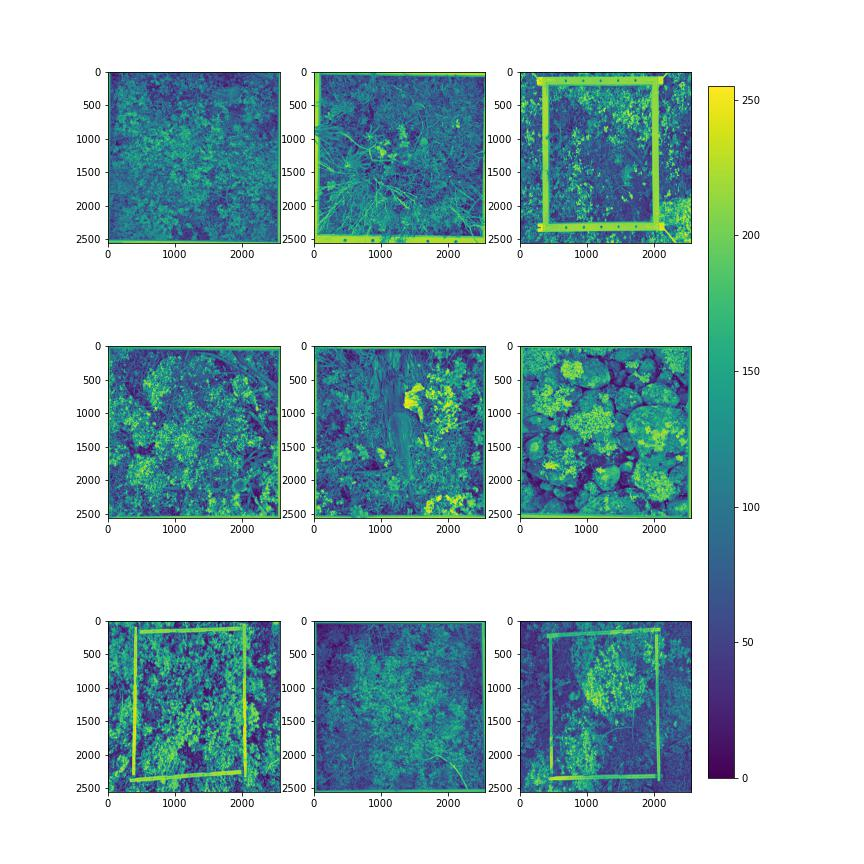
#> input picture Tester_med_ram.jpg, 864 x 864 px; its folder holds only this picture in this run
$ python segmentation2.py ../Tester_med_ram.jpg ../Tester_med_ram2.jpg ../Tester_med_ram2.jpg
#> lines starting #> are read from the running program, lines starting #| are printed output that depends on the picture; after the words box and inside, x2 and y2 are one past the last pixel; in counts of white or black regions, pixels touching at a corner belong together
### color_correction/remove_frame/removeFoldingRule.py

import cv2
import numpy as np
import os
import matplotlib.pyplot as plt


def removeFrameUsingHoughLines(image_path, dilation_kernel = 20):

    '''Function that removes the frame in the image using Hough Lines'''

    # Read image
    img = cv2.imread(image_path)

    # Create grayscale image
    gray = cv2.cvtColor(img,cv2.COLOR_BGR2GRAY)

    # Median filter the gray image
    blur_gray = cv2.medianBlur(gray, 1)

    # Sharpen image
    sharpen_kernel = np.array([[-1,-1,-1], [-1,9,-1], [-1,-1,-1]])
    sharpen = cv2.filter2D(blur_gray, -1, sharpen_kernel)

    # Threshold image
    thresh = cv2.threshold(sharpen, 0, 255, cv2.THRESH_BINARY_INV + cv2.THRESH_OTSU)[1]

    # Create kernel used in the dilation
    kernel = cv2.getStructuringElement(cv2.MORPH_RECT, (dilation_kernel,dilation_kernel))

    # Dilate the thresholded image
    dilate = cv2.dilate(thresh, kernel, iterations=1)

    # Extract edges with Canny
    edges = cv2.Canny(dilate,50,150,apertureSize = 3)

    # Extract lines using HoughLines
    lines = cv2.HoughLinesP(image=edges,rho=1,theta=np.pi/180, threshold=100,lines=np.array([]), minLineLength=10,maxLineGap=500)

    # Check if we actually get some lines
    if lines is not None:

        # Draw lines on black background
        lines_out = np.zeros_like(gray)
        for i in range(np.shape(lines)[0]):
            cv2.line(lines_out, (lines[i][0][0], lines[i][0][1]), (lines[i][0][2], lines[i][0][3]), (255,255,255), 10, cv2.LINE_AA)

        # Using Closing to fill
        kernel = cv2.getStructuringElement(cv2.MORPH_RECT, (100,100))
        closing = cv2.morphologyEx(lines_out, cv2.MORPH_CLOSE, kernel, iterations=1)

        # Find countours
        contours = cv2.findContours(closing, cv2.RETR_TREE, cv2.CHAIN_APPROX_SIMPLE)
        contours = contours[0] if len(contours) == 2 else contours[1]

        # Loop through each area
        area_list = []
        for i,contour in enumerate(contours):
            area = cv2.contourArea(contour)
            area_list.append((i,area))

        # Pick correct area
        if len(area_list) == 1:
            tup = area_list[0]
        else:
            tup = sorted(area_list, key=lambda tup: tup[1], reverse=True)[1]

        # If area to small, return None
        if tup[1] < 300000:
            return None

        # Use boundingRect to find area within frame
        x,y,w,h = cv2.boundingRect(contours[tup[0]])

        # Area within frame
        output = np.zeros((w,h))
        output = img[y:y+h, x:x+w]
        # print(f'Ratio between sides: {np.shape(output)[0]/np.shape(output)[1]}')
        # print(f'Ratio area: {(np.shape(output)[0]*np.shape(output)[1])/(np.shape(img)[0]*np.shape(img)[1])}')

        # If returned image is somewhat sqaure, return results
        if (0.9 <= np.shape(output)[0]/np.shape(output)[1] <= 1.1) and (0.2 < (np.shape(output)[0]*np.shape(output)[1])/(np.shape(img)[0]*np.shape(img)[1]) < 0.65):
            return output, x, y, w, h

        # If output image not somewhat or image cut to much or to little
        else:
            return None

    # If no lines return None
    else:
        return None

def removeFoldingRule(image_path):
    '''Function removing folding rule frame from images'''

    # Try with dilation_kernel=20
    no_frame = removeFrameUsingHoughLines(image_path=image_path, dilation_kernel=20)

    # If it works with 20, return image
    if no_frame is not None:
        return no_frame

    # Try with smaller dilation kernel
    else:
        no_frame = removeFrameUsingHoughLines(image_path=image_path, dilation_kernel=10)

        if no_frame is not None:
            return no_frame
        else:
            print('Frame could not be removed')
            return None

### color_correction/segmentation2.py
import sys
import os
import cv2
import numpy as np

from remove_frame.removeBlueFrame import removeBlueFrame
from remove_frame.removeFoldingRule import removeFoldingRule

def generateMask(image,lims):

    # sensitivity = 80

    image = cv2.cvtColor(image, cv2.COLOR_RGB2HLS_FULL)

    lims = lims.reshape(6,3) # reshape the 18x1 to more understandeble shape
    # Bright
    low = lims[0,:]
    high = lims[1,:]
    mask = cv2.inRange(image, low, high)
    low = lims[2,:]
    high = lims[3,:]
    mask = cv2.bitwise_or(mask, cv2.inRange(image, low, high))
    low = lims[4,:]
    high = lims[5,:]
    mask = cv2.bitwise_or(mask, cv2.inRange(image, low, high))

    return mask

# Segmentation based on Otsu's tresholding on a grayscale version of the input image
def generateOtsuMask(image):
    gray = cv2.cvtColor(image, cv2.COLOR_BGR2GRAY)
    # Gaussian filtering and Otsu thresholding
    #filtersize = np.ceil(np.shape(gray)[1]*0.002)
    #filtersize = int(filtersize)
    #print(filtersize)
    filt = cv2.GaussianBlur(gray,(15,15),cv2.BORDER_DEFAULT)
    ret3,OtsuMask = cv2.threshold(filt,0,255,cv2.THRESH_BINARY+cv2.THRESH_OTSU)
    return OtsuMask


def saveImage(image, path):
    if not cv2.imwrite(path, image):
        raise Exception("Could not write image")


def createFolders(outputFolders=["result"]):
    for folder in outputFolders:
        if not os.path.exists(folder):
            os.mkdir(folder)


def processImage(imagePath,lims):
    image = removeFoldingRule(imagePath)
#> in removeFrameUsingHoughLines, img is the input picture: shape (864, 864, 3); mean B, G, R 204.2, 200.8, 176.9
#> in removeFrameUsingHoughLines, `sharpen = cv2.filter2D(blur_gray, -1, sharpen_kernel)`:
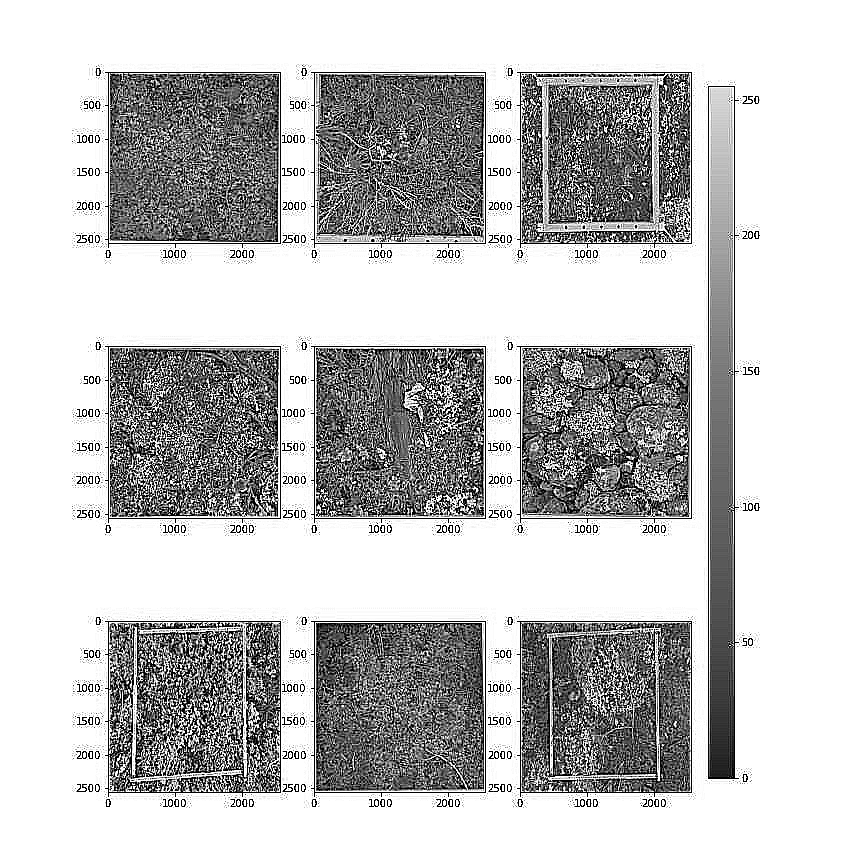
#> sharpen: shape (864, 864); min 0, max 255, mean 194.7
#> in removeFrameUsingHoughLines, `thresh = cv2.threshold(sharpen, 0, 255, cv2.THRESH_BINARY_INV + cv2.TH..`:
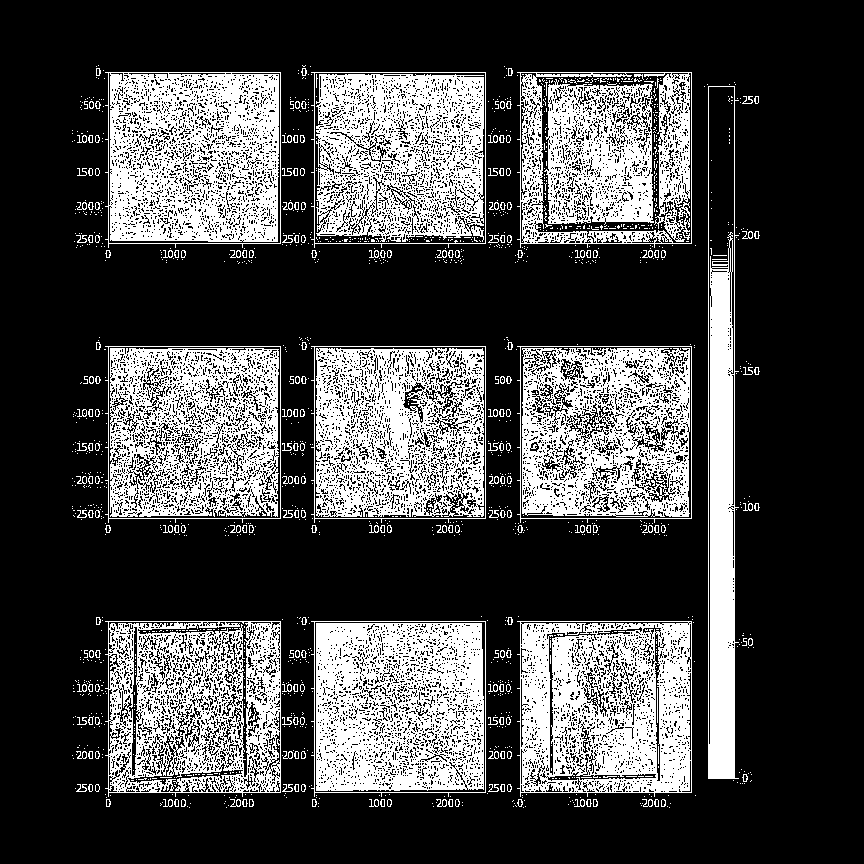
#> thresh: shape (864, 864); 28.8% white; 1566 white regions (1351 under 20 px), largest, box (x1, y1, x2, y2) and area: (105, 72, 281, 248) 23585, (316, 623, 484, 791) 23274, (517, 621, 692, 797) 22792
#> in removeFrameUsingHoughLines, `dilate = cv2.dilate(thresh, kernel, iterations=1)`: dilate: shape (864, 864); 55.8% white; 20 black regions (4 under 20 px), largest, box (x1, y1, x2, y2) and area: (0, 0, 864, 864) 328631, (719, 154, 725, 213) 213, (496, 359, 511, 367) 108
#> in removeFrameUsingHoughLines, `edges = cv2.Canny(dilate,50,150,apertureSize = 3)`: edges: shape (864, 864); 0.99% white in thin lines or dots, all inside (x1, y1, x2, y2) = (62, 55, 770, 818)
#> in removeFrameUsingHoughLines, `lines = cv2.HoughLinesP(image=edges,rho=1,theta=np.pi/180, threshold=1..`: lines = 14 rows, first 6: [86, 336, 744, 336], [86, 62, 700, 62], [86, 611, 744, 611], [744, 793, 744, 73], [97, 816, 679, 816], [71, 528, 697, 528]
#> in removeFrameUsingHoughLines, `kernel = cv2.getStructuringElement(cv2.MORPH_RECT, (100,100))`: kernel: shape (100, 100); every value is 1
#> in removeFrameUsingHoughLines, `contours = cv2.findContours(closing, cv2.RETR_TREE, cv2.CHAIN_APPROX_S..`: contours = 2 contours; box (x1, y1, x2, y2) and area: (57, 57, 752, 864) 319915, (69, 343, 694, 524) 112318
#> the loop in removeFrameUsingHoughLines, `for i,contour in enumerate(contours):` made 2 passes
#> area on passes 1 to 2: 319915, 112318
#> after the loop in removeFrameUsingHoughLines, `for i,contour in enumerate(contours):`: area_list = [(0, 319915), (1, 112318)]
#> in removeFrameUsingHoughLines, `tup = sorted(area_list, key=lambda tup: tup[1], reverse=True)[1]`: tup = (1, 112318)
#> call 2 of removeFrameUsingHoughLines, with image_path = '../Tester_med_ram.jpg', dilation_kernel = 10
#> in removeFrameUsingHoughLines (call 2), `dilate = cv2.dilate(thresh, kernel, iterations=1)`:
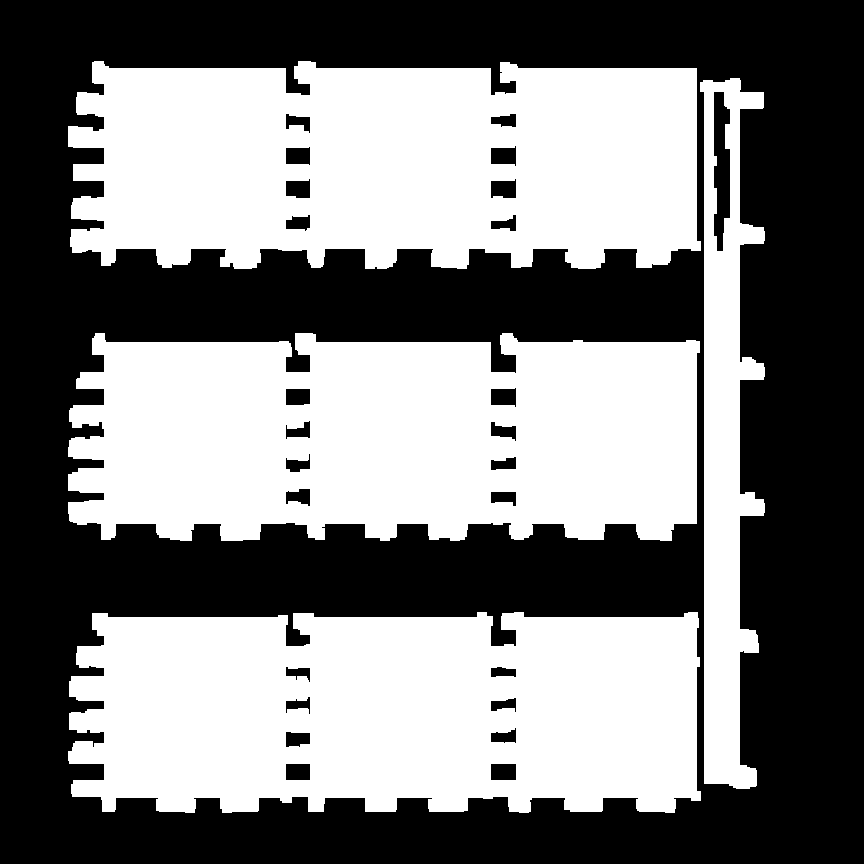
#> dilate: shape (864, 864); 48.8% white; 4 white regions, box (x1, y1, x2, y2) and area: (68, 333, 700, 541) 113130, (68, 61, 701, 269) 112894, (68, 612, 701, 813) 112429, (700, 78, 765, 789) 26133
#> in removeFrameUsingHoughLines (call 2), `edges = cv2.Canny(dilate,50,150,apertureSize = 3)`:
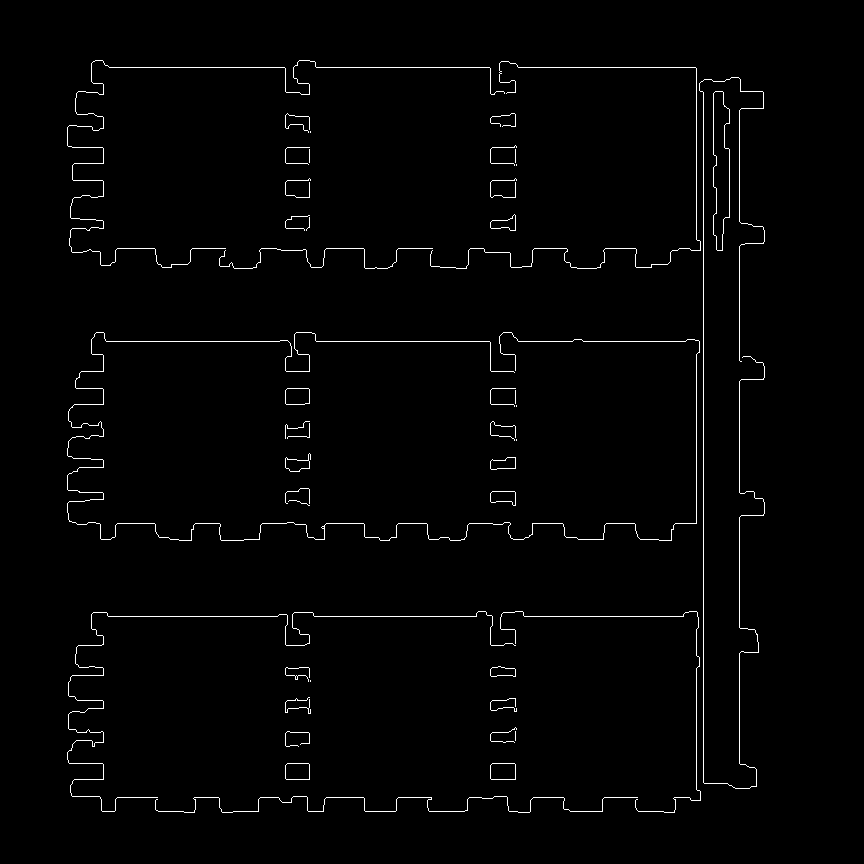
#> edges: shape (864, 864); 1.5% white in thin lines or dots, all inside (x1, y1, x2, y2) = (67, 60, 765, 813)
#> in removeFrameUsingHoughLines (call 2), `lines = cv2.HoughLinesP(image=edges,rho=1,theta=np.pi/180, threshold=1..`: lines = 17 rows, first 6: [703, 782, 703, 80], [696, 800, 696, 68], [739, 788, 739, 78], [91, 616, 697, 616], [91, 67, 695, 67], [91, 341, 699, 341]
#> after the loop in removeFrameUsingHoughLines (call 2), `for i in range(np.shape(lines)[0]):`:
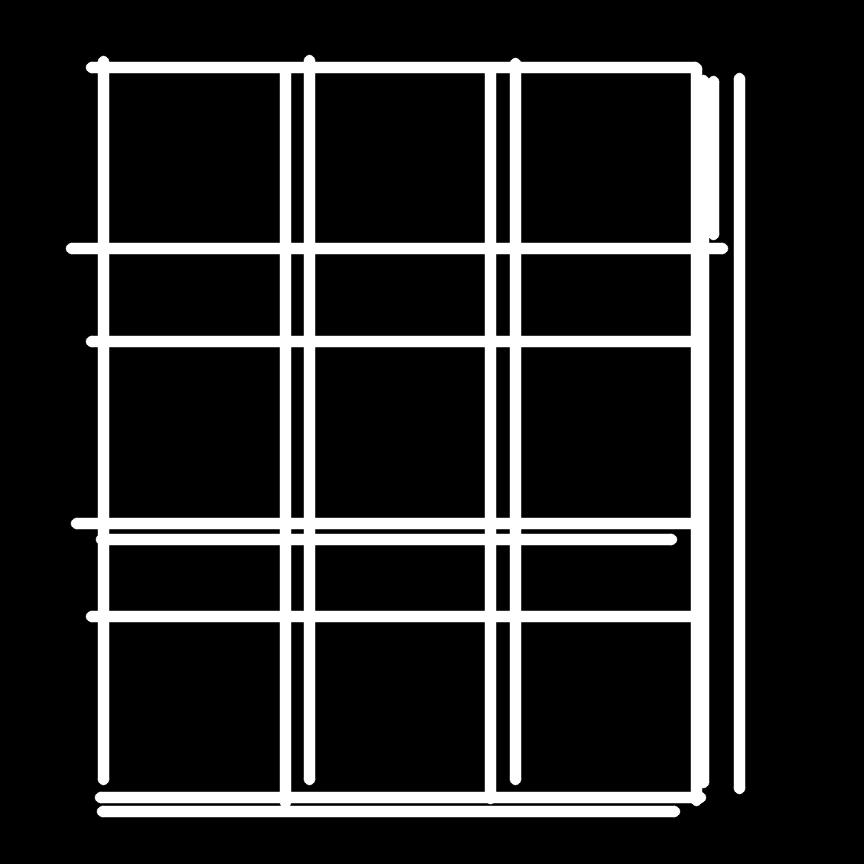
#> lines_out: shape (864, 864); min 0, max 255, mean 39.7
#> in removeFrameUsingHoughLines (call 2), `closing = cv2.morphologyEx(lines_out, cv2.MORPH_CLOSE, kernel, iterati..`:
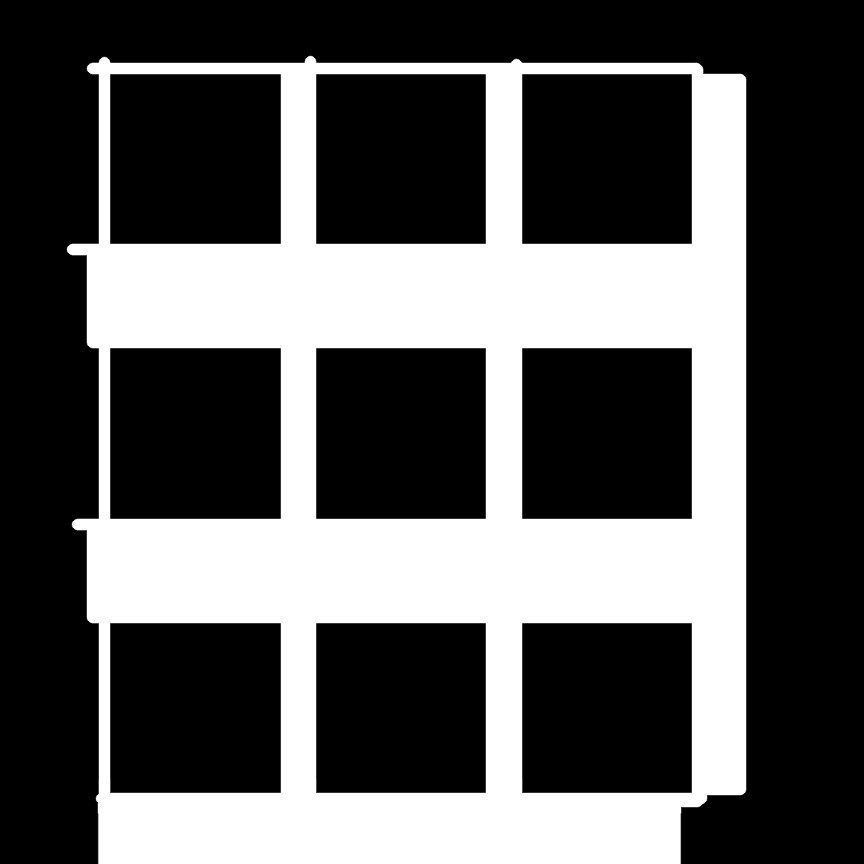
#> closing: shape (864, 864); min 0, max 255, mean 87.9
#> in removeFrameUsingHoughLines (call 2), `contours = cv2.findContours(closing, cv2.RETR_TREE, cv2.CHAIN_APPROX_S..`: contours = 10 contours; largest, box (x1, y1, x2, y2) and area: (66, 55, 747, 864) 517656, (110, 348, 281, 519) 28898, (110, 623, 281, 793) 28728, (522, 348, 692, 519) 28728, (316, 348, 486, 519) 28728
#> the loop in removeFrameUsingHoughLines (call 2), `for i,contour in enumerate(contours):` made 10 passes
#> area on passes 1 to 10: 517656.5, 28559, 28559, 28728, 28728, 28728, 28898, 28559, 28559, 28728
#> after the loop in removeFrameUsingHoughLines (call 2), `for i,contour in enumerate(contours):`: area_list = [(0, 517656.5), (1, 28559), (2, 28559), (3, 28728), (4, 28728), (5, 28728), (6, 28898), (7, 28559), (8, 28559), (9, 28728)]
#> in removeFrameUsingHoughLines (call 2), `tup = sorted(area_list, key=lambda tup: tup[1], reverse=True)[1]`: tup = (6, 28898)
#> (the run stopped early here; a loop or call above may not have finished)
